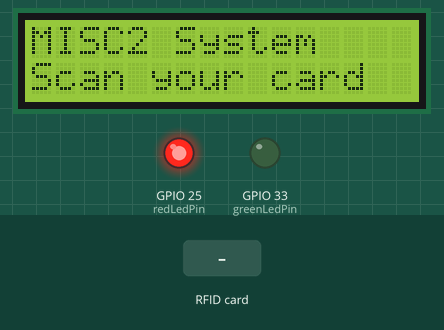
A sketch run on a simulated ESP32. Parts: 16×2 character LCD, output pins drawn as LEDs (lit = HIGH). The inputs (shaded band) are chosen by the test bench.

Above: at 1.3 s.
1.4 s: RFID card 5E 7A 19 C4 held to the reader
At 2.6 s:
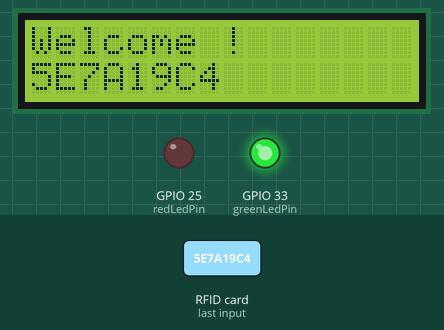
Timing chart, 0 to 5.9 s (numbered marks = the images above; inputs shaded):
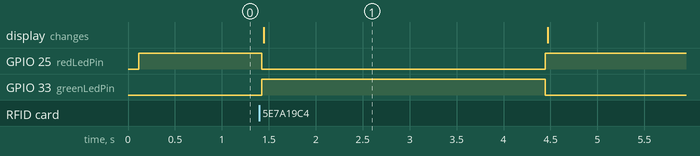

Measured:
- after the input at 1.4 s, GPIO 25 (redLedPin): HIGH → LOW at once, → HIGH 3.0 s later; GPIO 33 (greenLedPin): LOW → HIGH at once, → LOW 3.0 s later; the display: changes at once (image 1)

The sketch:

parking_project.ino
```cpp
#include <Wire.h>
#include <LiquidCrystal_I2C.h>
#include <SPI.h>
#include <MFRC522.h>

// Définition des broches SPI pour le RC522 (RST sur 4, SS sur 15)
#define RST_PIN 4
#define SS_PIN  15

MFRC522 mfrc522(SS_PIN, RST_PIN);   // Instance du lecteur RFID

// Initialisation de l'écran LCD (adresse 0x27, 16 colonnes, 2 lignes)
LiquidCrystal_I2C lcd(0x27, 16, 2);

// Broches pour les LED (séparées du bus SPI)
const int redLedPin = 25;   // LED Rouge sur GPIO 25
const int greenLedPin = 33; // LED Verte sur GPIO 33

void setup() {
  Serial.begin(115200);
  SPI.begin();          // Initialisation du bus SPI (18, 19, 23)
  mfrc522.PCD_Init();   // Initialisation du lecteur RFID

  // Configuration des broches LED en sortie
  pinMode(redLedPin, OUTPUT);
  pinMode(greenLedPin, OUTPUT);

  // Initialisation du bus I2C pour l'écran (SDA = 21, SCL = 22)
  Wire.begin(21, 22);
  lcd.init();
  lcd.backlight();

  // État initial (En attente : LED rouge allumée)
  digitalWrite(redLedPin, HIGH);
  digitalWrite(greenLedPin, LOW);

  lcd.setCursor(0, 0);
  lcd.print("MISC2 System");
  lcd.setCursor(0, 1);
  lcd.print("Scan your card");
}

void loop() {
  // Vérifier si une nouvelle carte est présente et lue
  if (mfrc522.PICC_IsNewCardPresent() && mfrc522.PICC_ReadCardSerial()) {

    // --- Carte détectée ---
    digitalWrite(redLedPin, LOW);    // Éteindre la rouge
    digitalWrite(greenLedPin, HIGH); // Allumer la verte

    // Récupérer l'UID de la carte et le formater en chaîne hexadécimale
    String cardUID = "";
    for (byte i = 0; i < mfrc522.uid.size; i++) {
      if (mfrc522.uid.uidByte[i] < 0x10) {
        cardUID += "0";
      }
      cardUID += String(mfrc522.uid.uidByte[i], HEX);
    }
    cardUID.toUpperCase(); // Mettre en majuscules pour plus de lisibilité

    // Affichage "Welcome" et de l'UID sur l'écran LCD
    lcd.clear();
    lcd.setCursor(0, 0);
    lcd.print("Welcome !");

    lcd.setCursor(0, 1);
    // Si l'UID est trop long pour 16 caractères, on affiche les 16 premiers
    lcd.print(cardUID);

    // Garder l'état pendant 3 secondes
    delay(3000);

    // Retour à l'état d'attente initial
    digitalWrite(redLedPin, HIGH);
    digitalWrite(greenLedPin, LOW);

    lcd.clear();
    lcd.setCursor(0, 0);
    lcd.print("MISC2 System");
    lcd.setCursor(0, 1);
    lcd.print("Scan your card");

    // Arrêter la lecture pour libérer la carte
    mfrc522.PICC_HaltA();
    mfrc522.PCD_StopCrypto1();
  }
}
```
